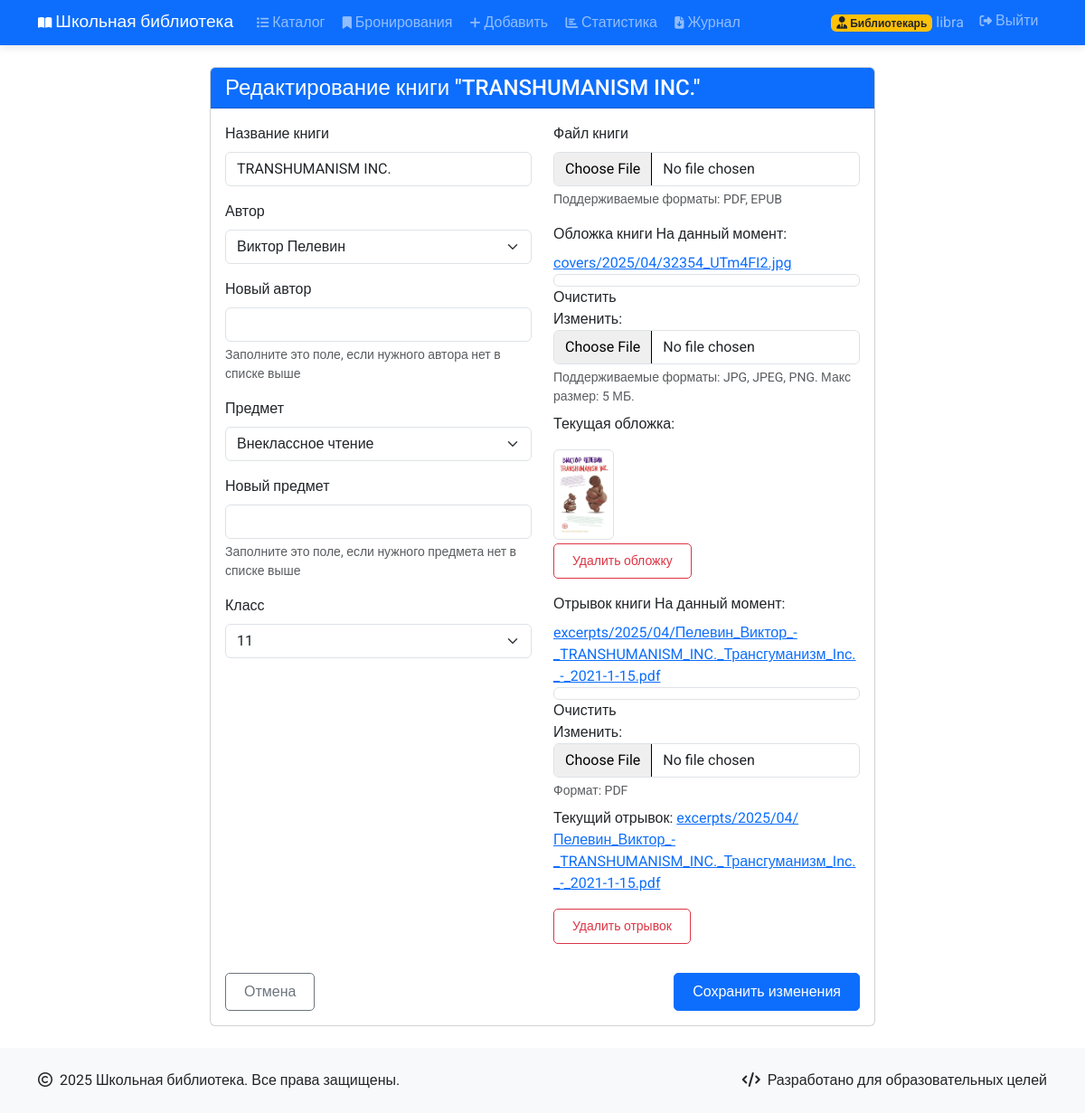
The app's page /library/books/4/update/ (signed in) with its own data.
### library/models.py (models this page shows, shortened)
class CustomUser(AbstractUser):
    USER_TYPE_CHOICES = (
        ('student', 'Ученик'),
        ('teacher', 'Учитель'),
        ('librarian', 'Библиотекарь'),
    )
    user_type = models.CharField(max_length=10, choices=USER_TYPE_CHOICES)
    grade = models.IntegerField(null=True, blank=True)
    identification_document = models.OneToOneField(
        IdentificationDocument,
        on_delete=models.SET_NULL,
        null=True,
        blank=True,
        verbose_name="Удостоверение"
    )

class Book(models.Model):
    title = models.CharField(max_length=200, verbose_name="Название книги")
    author = models.ForeignKey(Author, on_delete=models.CASCADE, verbose_name="Автор")
    subject = models.ForeignKey(Subject, on_delete=models.CASCADE, verbose_name="Предмет")
    grade = models.IntegerField(verbose_name="Класс")
    book_file = models.FileField(
        upload_to=f'{settings.BOOKS_DIR}/%Y/%m/',
        validators=[FileExtensionValidator(allowed_extensions=settings.ALLOWED_BOOK_FORMATS)],
        verbose_name="Файл книги",
        null=True,
        blank=True
    )
    cover = models.ImageField(
        upload_to=f'{settings.COVERS_DIR}/%Y/%m/',
        validators=[FileExtensionValidator(allowed_extensions=settings.ALLOWED_IMAGE_FORMATS)],
        verbose_name="Обложка книги",
        null=True,
        blank=True
    )
    excerpt = models.FileField(
        upload_to=f'{settings.EXCERPTS_DIR}/%Y/%m/',
        validators=[FileExtensionValidator(allowed_extensions=['pdf'])],
        verbose_name="Отрывок книги",
        null=True,
        blank=True
    )
    created_at = models.DateTimeField(auto_now_add=True, verbose_name="Дата добавления")
    updated_at = models.DateTimeField(auto_now=True, verbose_name="Дата обновления")
    class Meta:
        verbose_name = "Книга"
        verbose_name_plural = "Книги"
        ordering = ['-created_at']

### library/views.py (the view, shortened to what this page needs)
# urls.py: path('books/<int:pk>/update/', views.BookUpdateView.as_view(), name='book-update'),
class BookUpdateView(LibrarianRequiredMixin, UpdateView):
    model = Book
    form_class = BookForm
    template_name = 'library/book_form.html'

### library/models.py (called while the page is built)
    def __str__(self):
        return self.name

    def __str__(self):
        return self.name

### library/views.py (called while the page is built)
    def test_func(self):
        return self.request.user.is_authenticated and self.request.user.user_type == 'librarian'

### templates/library/book_form.html (shortened to what this page needs)
{% extends 'base.html' %}
{% block content %}
<div class="row justify-content-center">
    <div class="col-md-8">
        <div class="card">
            <div class="card-header bg-primary text-white">
                <h4 class="mb-0">
                    {% if object %}Редактирование книги "{{ object.title }}"{% else %}Добавление новой книги{% endif %}
                </h4>
            </div>
            <div class="card-body">
                <form method="post" enctype="multipart/form-data" novalidate>
                    <div class="row mb-3">
                        <div class="col-md-6">
                            <div class="form-group mb-3">
                                <label for="{{ form.title.id_for_label }}" class="form-label">{{ form.title.label }}</label>
                                {{ form.title }}
                            </div>
                            <div class="form-group mb-3">
                                <label for="{{ form.author.id_for_label }}" class="form-label">{{ form.author.label }}</label>
                                {{ form.author }}
                            </div>
                            <div class="form-group mb-3">
                                <label for="{{ form.new_author.id_for_label }}" class="form-label">{{ form.new_author.label }}</label>
                                {{ form.new_author }}
                                <div class="form-text">{{ form.new_author.help_text }}</div>
                            </div>
                            <div class="form-group mb-3">
                                <label for="{{ form.subject.id_for_label }}" class="form-label">{{ form.subject.label }}</label>
                                {{ form.subject }}
                            </div>
                            <div class="form-group mb-3">
                                <label for="{{ form.new_subject.id_for_label }}" class="form-label">{{ form.new_subject.label }}</label>
                                {{ form.new_subject }}
                                <div class="form-text">{{ form.new_subject.help_text }}</div>
                            </div>
                            <div class="form-group mb-3">
                                <label for="{{ form.grade.id_for_label }}" class="form-label">{{ form.grade.label }}</label>
                                {{ form.grade }}
                            </div>
                        </div>
                        <div class="col-md-6">
                            <div class="form-group mb-3">
                                <label for="{{ form.book_file.id_for_label }}" class="form-label">{{ form.book_file.label }}</label>
                                {{ form.book_file }}
                                <div class="form-text">Поддерживаемые форматы: PDF, EPUB</div>
                            </div>
                            <div class="form-group mb-3">
                                <label for="{{ form.cover.id_for_label }}" class="form-label">{{ form.cover.label }}</label>
                                {{ form.cover }}
                                <div class="form-text">Поддерживаемые форматы: JPG, JPEG, PNG. Макс размер: 5 МБ.</div>
                                {% if object and object.cover %}
                                    <p class="mt-2">Текущая обложка:</p>
                                    <img src="{{ object.cover.url }}" alt="Обложка" class="img-thumbnail" style="max-height: 100px;">
                                    <div class="mt-1">
                                        <a href="{% url 'delete-book-cover' object.id %}" class="btn btn-outline-danger btn-sm">Удалить обложку</a>
                                    </div>
                                {% endif %}
                            </div>
                            <div class="form-group mb-3">
                                <label for="{{ form.excerpt.id_for_label }}" class="form-label">{{ form.excerpt.label }}</label>
                                {{ form.excerpt }}
                                <div class="form-text">Формат: PDF</div>
                                {% if object and object.excerpt %}
                                    <p class="mt-2">Текущий отрывок: <a href="{{ object.excerpt.url }}" target="_blank">{{ object.excerpt.name }}</a></p>
                                    <div class="mt-1">
                                        <a href="{% url 'delete-book-excerpt' object.id %}" class="btn btn-outline-danger btn-sm">Удалить отрывок</a>
                                    </div>
                                {% endif %}
                            </div>
                        </div>
                    </div>
                    <div class="d-flex justify-content-between">
                        <a href="{% if object %}{% url 'book-detail' object.id %}{% else %}{% url 'book-list' %}{% endif %}" class="btn btn-outline-secondary">Отмена</a>
                        <button type="submit" class="btn btn-primary">
                            {% if object %}Сохранить изменения{% else %}Добавить книгу{% endif %}
                        </button>
                    </div>
                </form>
            </div>
        </div>
    </div>
</div>
{% endblock %}

### templates/base.html (shortened to what this page needs)
{% load static %}
<!DOCTYPE html>
<html lang="ru">
<head>
    <link href="https://cdn.jsdelivr.net/npm/bootstrap@5.3.0-alpha1/dist/css/bootstrap.min.css" rel="stylesheet">
    <link href="https://cdnjs.cloudflare.com/ajax/libs/font-awesome/6.4.0/css/all.min.css" rel="stylesheet">
    <link rel="stylesheet" href="{% static 'css/custom.css' %}">
</head>
<body>
    <nav class="navbar navbar-expand-lg navbar-dark bg-primary">
        <div class="container">
            <a class="navbar-brand" href="{% url 'index' %}">
                <i class="fas fa-book-open me-1"></i>Школьная библиотека
            </a>
            <div class="collapse navbar-collapse" id="navbarNav">
                <ul class="navbar-nav me-auto">
                    <li class="nav-item">
                        <a class="nav-link" href="{% url 'book-list' %}">
                            <i class="fas fa-list me-1"></i>Каталог
                        </a>
                    </li>
                    {% if user.is_authenticated %}
                        {% if user.user_type == 'librarian' %}
                            <li class="nav-item">
                                <a class="nav-link" href="{% url 'reservation-list' %}">
                                    <i class="fas fa-bookmark me-1"></i>Бронирования
                                </a>
                            </li>
                            <li class="nav-item">
                                <a class="nav-link" href="{% url 'book-create' %}">
                                    <i class="fas fa-plus me-1"></i>Добавить
                                </a>
                            </li>
                            <li class="nav-item">
                                <a class="nav-link" href="{% url 'borrowing-stats' %}">
                                    <i class="fas fa-chart-bar me-1"></i>Статистика
                                </a>
                            </li>
                            <li class="nav-item">
                                <a class="nav-link" href="{% url 'download-logs' %}">
                                    <i class="fas fa-file-download me-1"></i>Журнал
                                </a>
                            </li>
                        {% else %}
                            <li class="nav-item">
                                <a class="nav-link" href="{% url 'my-reservations' %}">
                                    <i class="fas fa-bookmark me-1"></i>Мои бронирования
                                </a>
                            </li>
                        {% endif %}
                    {% endif %}
                </ul>
                <div class="navbar-nav">
                    {% if user.is_authenticated %}
                        <span class="navbar-text me-2">
                            {% if user.user_type == 'librarian' %}
                                <span class="badge bg-warning text-dark">
                                    <i class="fas fa-user-tie"></i> Библиотекарь
                                </span>
                            {% elif user.user_type == 'teacher' %}
                                <span class="badge bg-info">
                                    <i class="fas fa-chalkboard-teacher"></i> Учитель
                                </span>
                            {% else %}
                                <span class="badge bg-secondary">
                                    <i class="fas fa-user-graduate"></i> Ученик
                                </span>
                            {% endif %}
                            {{ user.username }}
                        </span>
                        <form action="{% url 'logout' %}" method="post" style="display: inline;">
                            <button type="submit" class="nav-link" style="background: none; border: none; cursor: pointer; padding: 0;">
                            <i class="fas fa-sign-out-alt"></i> Выйти
                            </button>
                        </form>
                    {% endif %}
                </div>
            </div>
        </div>
    </nav>
    <main class="container py-4">
        {% block content %}{% endblock %}
    </main>
    <footer class="bg-light py-4">
        <div class="container">
            <div class="row">
                <div class="col-md-6">
                    <p class="mb-0"><i class="far fa-copyright me-2"></i>2025 Школьная библиотека. Все права защищены.</p>
                </div>
                <div class="col-md-6 text-md-end">
                    <p class="mb-0"><i class="fas fa-code me-2"></i>Разработано для образовательных целей</p>
                </div>
            </div>
        </div>
    </footer>
</body>
</html>

### static/css/custom.css (style rules this page uses)
html, body { height: 100%; margin: 0; }
body { font-family: 'Roboto', sans-serif; min-height: 100vh; display: flex; flex-direction: column; }
main.container { flex: 1 0 auto; padding-bottom: 2rem; }
footer { padding: 1rem; background-color: #f8f9fa; margin-top: auto; }
.navbar { padding: 0.3rem 0.5rem; box-shadow: 0 2px 10px rgba(0, 0, 0, 0.1); }
.navbar-brand { font-size: 1.2rem; font-weight: 500; }
.navbar .nav-link { font-size: 1rem; padding: 0.4rem 0.6rem !important; }
.navbar .fas, .navbar .far { font-size: 0.85rem; }
.navbar-text { font-size: 1rem; }
.badge { font-size: 75%; padding: 0.2em 0.5em; }
.btn { border-radius: 5px; padding: 0.5rem 1.25rem; font-weight: 500; transition: all 0.2s; }
.btn-primary { background-color: #0d6efd; border-color: #0d6efd; }

### records on screen
CustomUser: username "libra"
Book: title "TRANSHUMANISM INC.", author "Виктор Пелевин", subject "Внеклассное чтение", grade "11", cover (picture), excerpt.name "excerpts/2025/04/Пелевин_Виктор_-_TRANSHUMANISM_INC._Трансгуманизм_Inc._-_2021-1-15.pdf"
